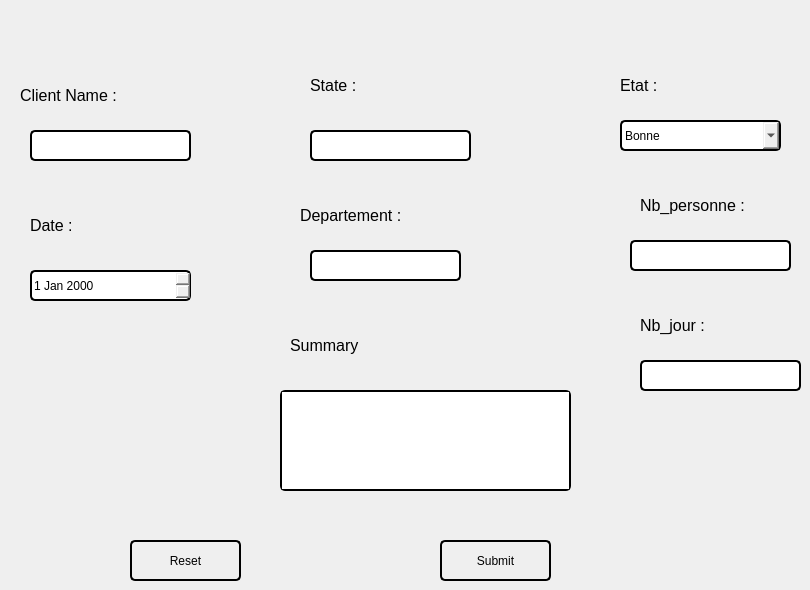
    <widget class="QWidget" name="tab">
     <attribute name="title">
      <string>Formulaire</string>
     </attribute>
     <widget class="QPushButton" name="ajouter">
      <property name="geometry">
       <rect>
        <x>440</x>
        <y>540</y>
        <width>111</width>
        <height>41</height>
       </rect>
      </property>
      <property name="toolTip">
       <string>&lt;html&gt;&lt;head/&gt;&lt;body&gt;&lt;p&gt;&lt;br/&gt;&lt;/p&gt;&lt;/body&gt;&lt;/html&gt;</string>
      </property>
      <property name="styleSheet">
       <string notr="true">border: 2px solid black;
border-radius: 5px;</string>
      </property>
      <property name="text">
       <string>Submit</string>
      </property>
     </widget>
     <widget class="QLineEdit" name="nom">
      <property name="geometry">
       <rect>
        <x>30</x>
        <y>130</y>
        <width>161</width>
        <height>31</height>
       </rect>
      </property>
      <property name="toolTip">
       <string>&lt;html&gt;&lt;head/&gt;&lt;body&gt;&lt;p align=&quot;center&quot;&gt;&lt;br/&gt;&lt;/p&gt;&lt;/body&gt;&lt;/html&gt;</string>
      </property>
      <property name="styleSheet">
       <string notr="true">border: 2px solid black;
border-radius: 5px;</string>
      </property>
      <property name="text">
       <string/>
      </property>
     </widget>
     <widget class="QPushButton" name="annuler">
      <property name="geometry">
       <rect>
        <x>130</x>
        <y>540</y>
        <width>111</width>
        <height>41</height>
       </rect>
      </property>
      <property name="styleSheet">
       <string notr="true">border: 2px solid black;
border-radius: 5px;</string>
      </property>
      <property name="text">
       <string>Reset</string>
      </property>
     </widget>
     <widget class="QLabel" name="label_2">
      <property name="geometry">
       <rect>
        <x>20</x>
        <y>80</y>
        <width>131</width>
        <height>31</height>
       </rect>
      </property>
      <property name="styleSheet">
       <string notr="true">background-color:none;</string>
      </property>
      <property name="text">
       <string>&lt;html&gt;&lt;head/&gt;&lt;body&gt;&lt;p&gt;&lt;span style=&quot; font-size:12pt;&quot;&gt;Client Name :&lt;/span&gt;&lt;/p&gt;&lt;/body&gt;&lt;/html&gt;</string>
      </property>
     </widget>
     <widget class="QLabel" name="label_3">
      <property name="geometry">
       <rect>
        <x>310</x>
        <y>70</y>
        <width>131</width>
        <height>31</height>
       </rect>
      </property>
      <property name="styleSheet">
       <string notr="true">background-color:none;</string>
      </property>
      <property name="text">
       <string>&lt;html&gt;&lt;head/&gt;&lt;body&gt;&lt;p&gt;&lt;span style=&quot; font-size:12pt;&quot;&gt;State :&lt;/span&gt;&lt;/p&gt;&lt;/body&gt;&lt;/html&gt;</string>
      </property>
     </widget>
     <widget class="QLabel" name="label_4">
      <property name="geometry">
       <rect>
        <x>300</x>
        <y>200</y>
        <width>131</width>
        <height>31</height>
       </rect>
      </property>
      <property name="styleSheet">
       <string notr="true">background-color:none;</string>
      </property>
      <property name="text">
       <string>&lt;html&gt;&lt;head/&gt;&lt;body&gt;&lt;p&gt;&lt;span style=&quot; font-size:12pt;&quot;&gt;Departement :&lt;/span&gt;&lt;/p&gt;&lt;/body&gt;&lt;/html&gt;</string>
      </property>
     </widget>
     <widget class="QLabel" name="label_5">
      <property name="geometry">
       <rect>
        <x>30</x>
        <y>210</y>
        <width>131</width>
        <height>31</height>
       </rect>
      </property>
      <property name="styleSheet">
       <string notr="true">background-color:none;</string>
      </property>
      <property name="text">
       <string>&lt;html&gt;&lt;head/&gt;&lt;body&gt;&lt;p&gt;&lt;span style=&quot; font-size:12pt;&quot;&gt;Date :&lt;/span&gt;&lt;/p&gt;&lt;/body&gt;&lt;/html&gt;</string>
      </property>
     </widget>
     <widget class="QDateEdit" name="date">
      <property name="geometry">
       <rect>
        <x>30</x>
        <y>270</y>
        <width>161</width>
        <height>31</height>
       </rect>
      </property>
      <property name="styleSheet">
       <string notr="true">border: 2px solid black;
border-radius: 5px;</string>
      </property>
     </widget>
     <widget class="QLabel" name="label_6">
      <property name="geometry">
       <rect>
        <x>290</x>
        <y>330</y>
        <width>131</width>
        <height>31</height>
       </rect>
      </property>
      <property name="styleSheet">
       <string notr="true">background-color:none;</string>
      </property>
      <property name="text">
       <string>&lt;html&gt;&lt;head/&gt;&lt;body&gt;&lt;p&gt;&lt;span style=&quot; font-size:12pt;&quot;&gt;Summary&lt;/span&gt;&lt;/p&gt;&lt;/body&gt;&lt;/html&gt;</string>
      </property>
     </widget>
     <widget class="QLineEdit" name="departement">
      <property name="geometry">
       <rect>
        <x>310</x>
        <y>250</y>
        <width>151</width>
        <height>31</height>
       </rect>
      </property>
      <property name="styleSheet">
       <string notr="true">border: 2px solid black;
border-radius: 5px;</string>
      </property>
     </widget>
     <widget class="QLabel" name="label_17">
      <property name="geometry">
       <rect>
        <x>620</x>
        <y>70</y>
        <width>131</width>
        <height>31</height>
       </rect>
      </property>
      <property name="styleSheet">
       <string notr="true">background-color:none;</string>
      </property>
      <property name="text">
       <string>&lt;html&gt;&lt;head/&gt;&lt;body&gt;&lt;p&gt;&lt;span style=&quot; font-size:12pt;&quot;&gt;Etat :&lt;/span&gt;&lt;/p&gt;&lt;/body&gt;&lt;/html&gt;</string>
      </property>
     </widget>
     <widget class="QComboBox" name="etat">
      <property name="geometry">
       <rect>
        <x>620</x>
        <y>120</y>
        <width>161</width>
        <height>31</height>
       </rect>
      </property>
      <property name="styleSheet">
       <string notr="true">border: 2px solid black;
border-radius: 5px;</string>
      </property>
      <item>
       <property name="text">
        <string>Bonne</string>
       </property>
      </item>
      <item>
       <property name="text">
        <string>Moyenne</string>
       </property>
      </item>
      <item>
       <property name="text">
        <string>Faible</string>
       </property>
      </item>
     </widget>
     <widget class="QLineEdit" name="state">
      <property name="geometry">
       <rect>
        <x>310</x>
        <y>130</y>
        <width>161</width>
        <height>31</height>
       </rect>
      </property>
      <property name="toolTip">
       <string>&lt;html&gt;&lt;head/&gt;&lt;body&gt;&lt;p align=&quot;center&quot;&gt;&lt;br/&gt;&lt;/p&gt;&lt;/body&gt;&lt;/html&gt;</string>
      </property>
      <property name="styleSheet">
       <string notr="true">border: 2px solid black;
border-radius: 5px;</string>
      </property>
      <property name="text">
       <string/>
      </property>
     </widget>
     <widget class="QLabel" name="label_18">
      <property name="geometry">
       <rect>
        <x>640</x>
        <y>190</y>
        <width>131</width>
        <height>31</height>
       </rect>
      </property>
      <property name="styleSheet">
       <string notr="true">background-color:none;</string>
      </property>
      <property name="text">
       <string>&lt;html&gt;&lt;head/&gt;&lt;body&gt;&lt;p&gt;&lt;span style=&quot; font-size:12pt;&quot;&gt;Nb_personne :&lt;/span&gt;&lt;/p&gt;&lt;/body&gt;&lt;/html&gt;</string>
      </property>
     </widget>
     <widget class="QLineEdit" name="nb_p">
      <property name="geometry">
       <rect>
        <x>630</x>
        <y>240</y>
        <width>161</width>
        <height>31</height>
       </rect>
      </property>
      <property name="toolTip">
       <string>&lt;html&gt;&lt;head/&gt;&lt;body&gt;&lt;p align=&quot;center&quot;&gt;&lt;br/&gt;&lt;/p&gt;&lt;/body&gt;&lt;/html&gt;</string>
      </property>
      <property name="styleSheet">
       <string notr="true">border: 2px solid black;
border-radius: 5px;</string>
      </property>
      <property name="text">
       <string/>
      </property>
     </widget>
     <widget class="QTextEdit" name="summary">
      <property name="geometry">
       <rect>
        <x>280</x>
        <y>390</y>
        <width>291</width>
        <height>101</height>
       </rect>
      </property>
      <property name="styleSheet">
       <string notr="true">border: 2px solid black;
border-radius: 5px;</string>
      </property>
     </widget>
     <widget class="QLabel" name="label_19">
      <property name="geometry">
       <rect>
        <x>640</x>
        <y>310</y>
        <width>131</width>
        <height>31</height>
       </rect>
      </property>
      <property name="styleSheet">
       <string notr="true">background-color:none;</string>
      </property>
      <property name="text">
       <string>&lt;html&gt;&lt;head/&gt;&lt;body&gt;&lt;p&gt;&lt;span style=&quot; font-size:12pt;&quot;&gt;Nb_jour :&lt;/span&gt;&lt;/p&gt;&lt;/body&gt;&lt;/html&gt;</string>
      </property>
     </widget>
     <widget class="QLineEdit" name="nb_j">
      <property name="geometry">
       <rect>
        <x>640</x>
        <y>360</y>
        <width>161</width>
        <height>31</height>
       </rect>
      </property>
      <property name="toolTip">
       <string>&lt;html&gt;&lt;head/&gt;&lt;body&gt;&lt;p align=&quot;center&quot;&gt;&lt;br/&gt;&lt;/p&gt;&lt;/body&gt;&lt;/html&gt;</string>
      </property>
      <property name="styleSheet">
       <string notr="true">border: 2px solid black;
border-radius: 5px;</string>
      </property>
      <property name="text">
       <string/>
      </property>
     </widget>
    </widget>
